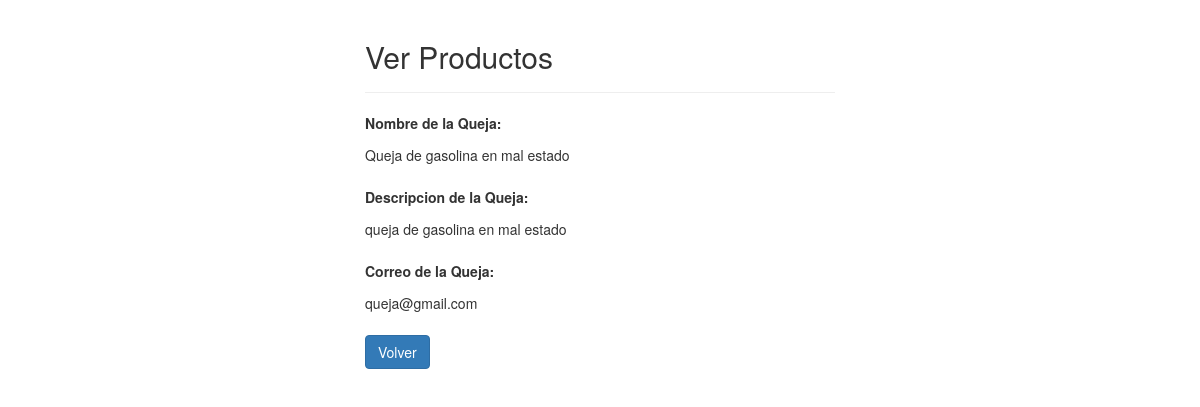
Screenshot of /TablaQuejas/read.php?id=2 with the database file from the repository.
### tables this page shows
CREATE TABLE `t_quejas` (
  `id` int(11) NOT NULL,
  `nombre` varchar(100) NOT NULL,
  `descripcion` varchar(255) NOT NULL,
  `correo` varchar(255) NOT NULL
);

### TablaQuejas/read.php (the view, shortened to what this page needs)
<?php
if(isset($_GET["id"]) && !empty(trim($_GET["id"]))){
    require_once "config.php";
    $sql = "SELECT * FROM t_quejas WHERE id = ?";
    if($stmt = mysqli_prepare($link, $sql)){
        mysqli_stmt_bind_param($stmt, "i", $param_id);
        if(mysqli_stmt_execute($stmt)){
            $result = mysqli_stmt_get_result($stmt);
            if(mysqli_num_rows($result) == 1){
                $row = mysqli_fetch_array($result, MYSQLI_ASSOC);
            } else{
                header("location: error.php");
                exit();
            }
        } else{
            echo "Oops! A ocurrido un error. Por favor intentelo mas tarde.";
        }
    }
} else{
    header("location: error.php");
    exit();
}
?>
<!DOCTYPE html>
<html lang="en">
<head>
    <link rel="stylesheet" href="https://maxcdn.bootstrapcdn.com/bootstrap/3.3.7/css/bootstrap.css">
</head>
<body>
    <div class="wrapper">
        <div class="container-fluid">
            <div class="row">
                <div class="col-md-12">
                    <div class="page-header">
                        <h2>Ver Productos</h2>
                    </div>
                    <div class="form-group">
                        <label>Nombre de la Queja:</label>
                        <p class="form-control-static"><?php echo $row["nombre"]; ?></p>
                    </div>
                    <div class="form-group">
                        <label>Descripcion de la Queja:</label>
                        <p class="form-control-static"><?php echo $row["descripcion"]; ?></p>
                    </div>
                    <div class="form-group">
                        <label>Correo de la Queja:</label>
                        <p class="form-control-static"><?php echo $row["correo"]; ?></p>
                    </div>
                    <p><a href="index.php" class="btn btn-primary">Volver</a></p>
                </div>
            </div>
        </div>
    </div>
</body>
</html>

### TablaQuejas/read.php (style rules this page uses)
.wrapper { width: 500px; margin: 0 auto; }

### rows the page displays
t_quejas: nombre "Queja de gasolina en mal estado", descripcion "queja de gasolina en mal estado", correo "queja@gmail.com"
